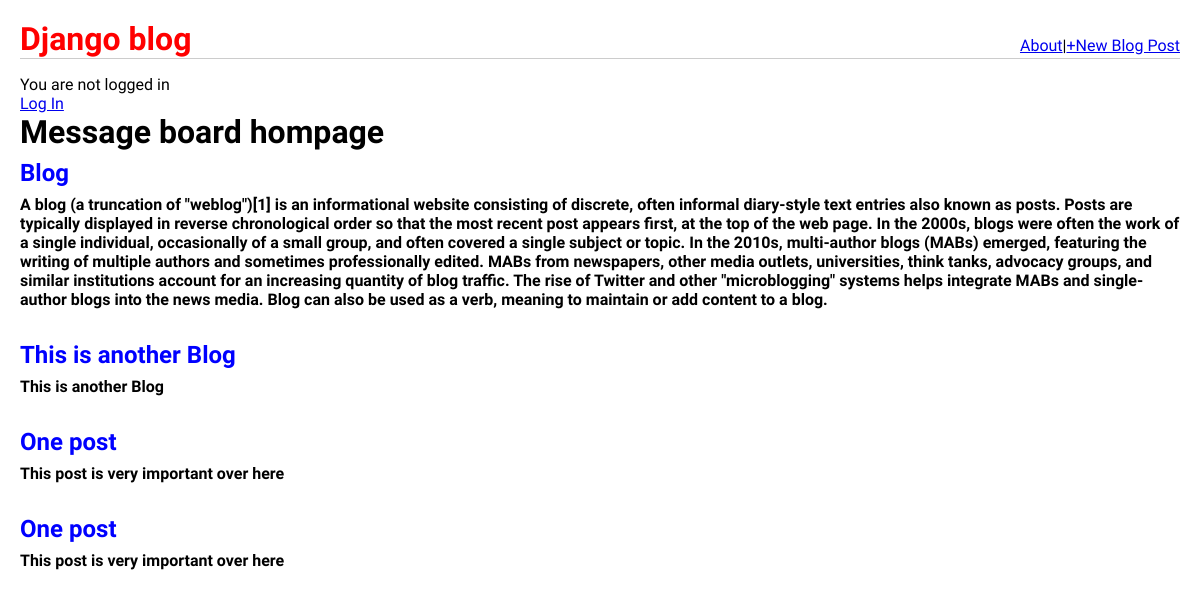
/, run on an earlier commit of the app's database.
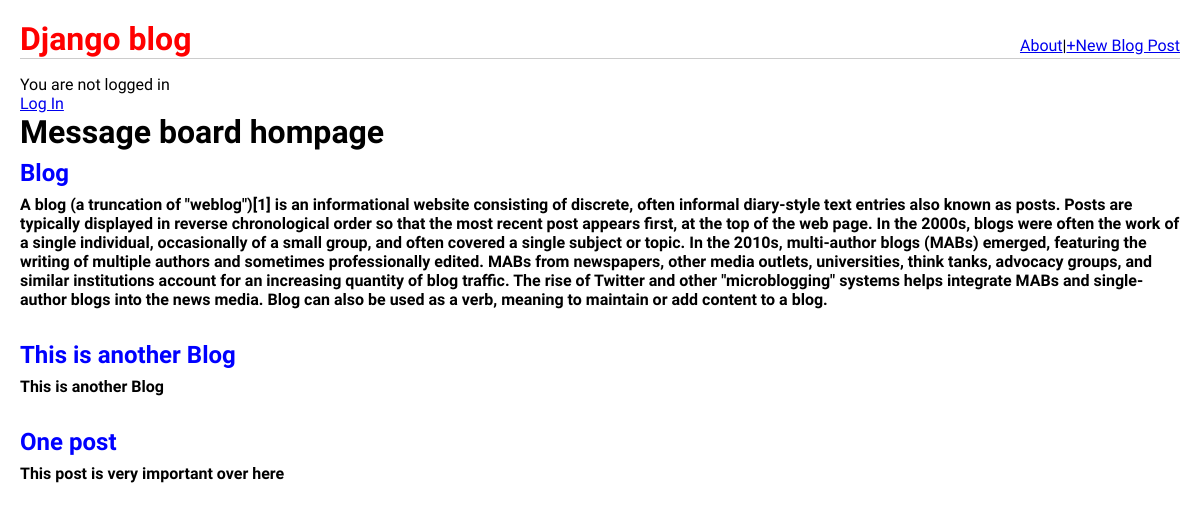
And on a later commit of the database.
### pages/models.py (models this page shows, shortened)
class Post(models.Model):
    title=models.CharField(max_length=200)
    author=models.ForeignKey('auth.User',on_delete=models.
                             CASCADE,default=1)
    body=models.TextField()

### pages/views.py (the view)
# urls.py: path('',HomePageView.as_view(),name='home'),
class HomePageView(ListView):
    model=Post
    template_name='home.html'
    context_object_name='all_posts_list'

### templates/home.html
{% extends 'base.html' %}
{% block content %}
<h1>Message board hompage</h1>
    {% for post in all_posts_list %}
    <div class="post-entry">
        <h2><a href="{% url 'post_detail' post.pk %}">{{ post.title }}</a></h2>
        <p>{{ post.body }}</p>
    </div>
    {% endfor %}
{% endblock content %}

What changed in the data, as far as the page shows it:
removed Post: title "One post", body "This post is very important over here"
